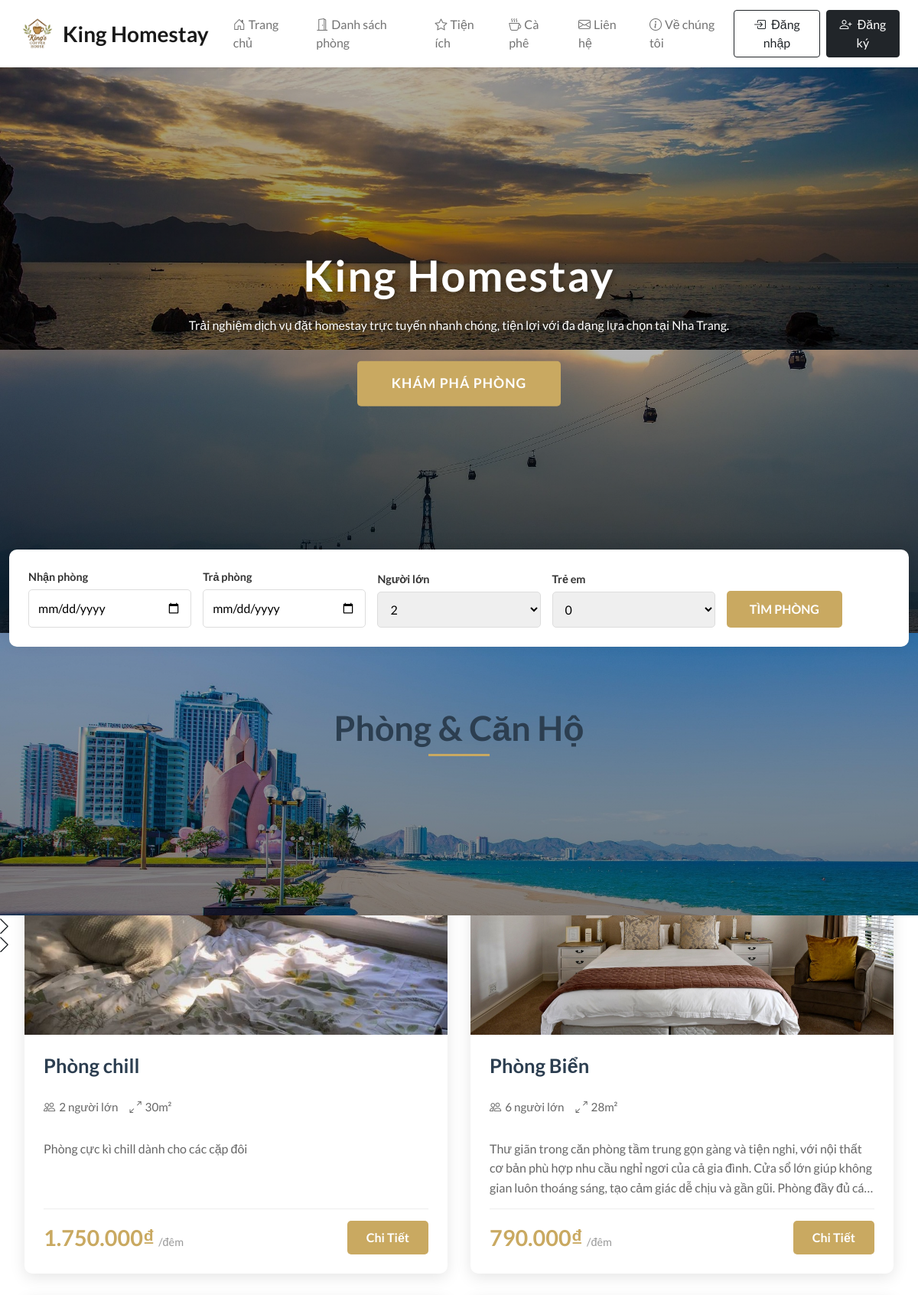
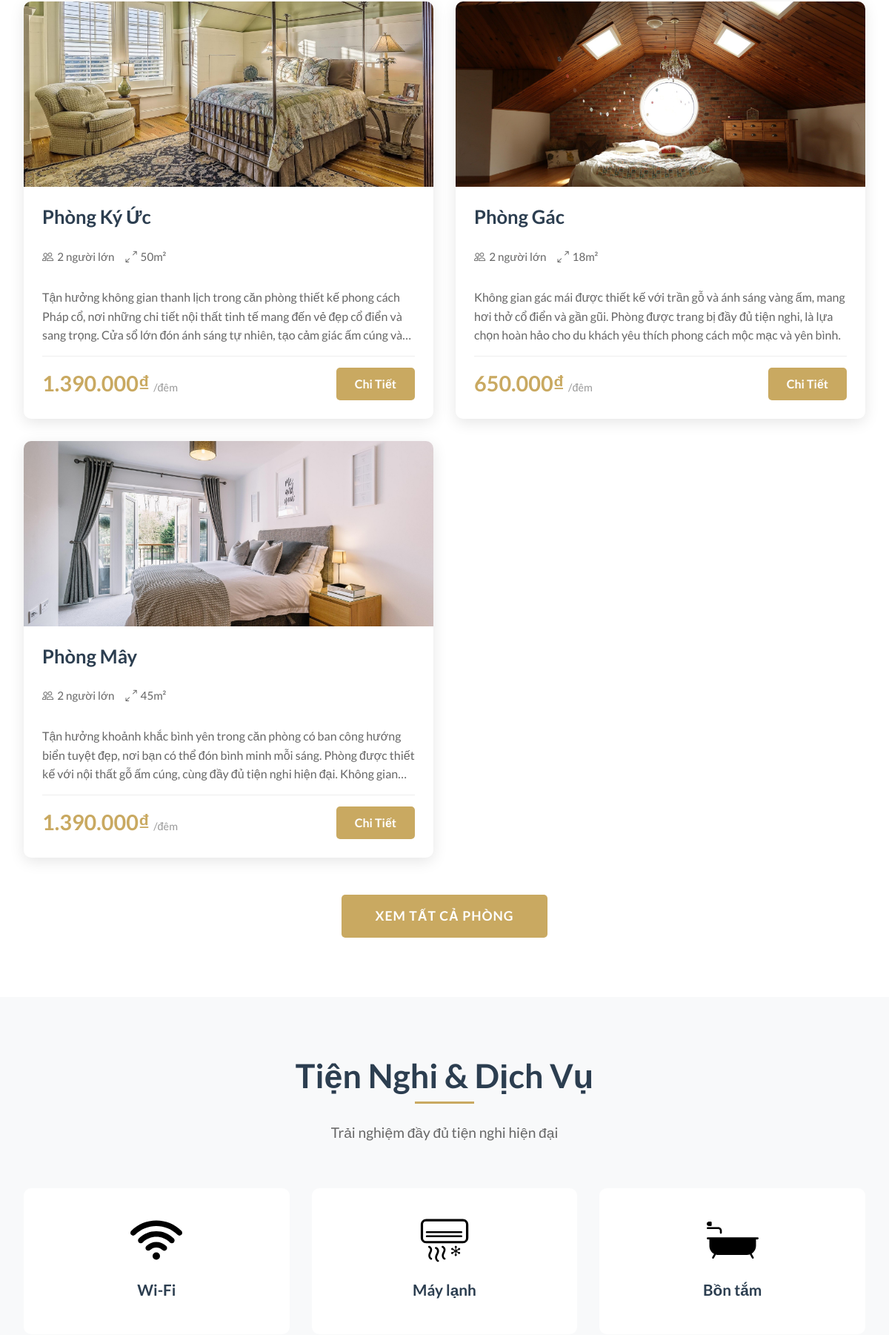
The page / (upper part) on the database its author committed (2 pictures, top to bottom).
### tables this page shows
CREATE TABLE `settings` (
  `sr_no` int(11) NOT NULL,
  `site_title` varchar(50) NOT NULL,
  `site_about` varchar(250) NOT NULL,
  `shutdown` tinyint(1) NOT NULL
);

CREATE TABLE `carousel` (
  `sr_no` int(11) NOT NULL,
  `image` varchar(150) NOT NULL
);

CREATE TABLE `rooms` (
  `id` int(11) NOT NULL,
  `name` varchar(150) NOT NULL,
  `area` int(11) NOT NULL,
  `price` int(11) NOT NULL,
  `quantity` int(11) NOT NULL,
  `adult` int(11) NOT NULL,
  `children` int(11) NOT NULL,
  `description` varchar(350) NOT NULL,
  `status` tinyint(4) NOT NULL DEFAULT 1,
  `removed` int(11) NOT NULL DEFAULT 0
);

CREATE TABLE `room_images` (
  `sr_no` int(11) NOT NULL,
  `room_id` int(11) NOT NULL,
  `image` varchar(150) NOT NULL,
  `thumb` tinyint(4) NOT NULL DEFAULT 0
);

CREATE TABLE `facilities` (
  `id` int(11) NOT NULL,
  `icon` varchar(100) NOT NULL,
  `name` varchar(50) NOT NULL,
  `description` varchar(250) NOT NULL
);

### admin/inc/db_config.php (called while the page is built, shortened)
<?php
  function select($sql, $values, $datatypes) {
    $con = $GLOBALS['con'];
    if($stmt = mysqli_prepare($con, $sql)){
      mysqli_stmt_bind_param($stmt, $datatypes, ...$values);
      if(mysqli_stmt_execute($stmt)){
        $res = mysqli_stmt_get_result($stmt);
        return $res;
      }
      else{
        mysqli_stmt_close($stmt);
        die("Query cannot be executed - Execute");
      }
    }
    else{
      die("Query cannot be executed - Select");
    }
  }
?>

### index.php (the view, shortened to what this page needs)
<!DOCTYPE html>
<html lang="vi">
<head>
  <link rel="stylesheet" href="https://unpkg.com/swiper@7/swiper-bundle.min.css">
  <?php require('inc/links.php'); ?>
</head>
<body>
  <?php require('inc/header.php'); ?>
  <section class="hero-carousel">
    <div class="swiper swiper-hero">
      <div class="swiper-wrapper">
        <?php
          while($carousel = mysqli_fetch_assoc($carousel_res)) {
            $image_path = CAROUSEL_IMG_PATH . $carousel['image'];
            echo <<<SLIDE
              <div class="swiper-slide">
                <img src="{$image_path}" alt="Hero Image">
                <div class="hero-overlay"></div>
              </div>
            SLIDE;
          }
        ?>
      </div>
      <div class="swiper-button-next"></div>
      <div class="swiper-button-prev"></div>
    </div>
    <div class="hero-content">
      <h1 class="hero-title"><?php echo $settings_r['site_title']; ?></h1>
      <p class="hero-subtitle"><?php echo $settings_r['site_about']; ?></p>
      <a href="#rooms" class="hero-btn">Khám Phá Phòng</a>
    </div>
  </section>
  <div class="container">
    <div class="booking-bar">
      <form class="booking-form" action="rooms.php" method="GET">
        <div class="form-group">
          <label>Nhận phòng</label>
          <input type="date" name="checkin" required>
        </div>
        <div class="form-group">
          <label>Trả phòng</label>
          <input type="date" name="checkout" required>
        </div>
        <div class="form-group">
          <label>Người lớn</label>
          <select name="adult">
            <option value="2" selected>2</option>
          </select>
        </div>
        <div class="form-group">
          <label>Trẻ em</label>
          <select name="children">
            <option value="0" selected>0</option>
          </select>
        </div>
        <div class="form-group">
          <button type="submit" class="booking-btn">Tìm Phòng</button>
        </div>
      </form>
    </div>
  </div>
  <section class="section" id="rooms">
    <div class="container">
      <div class="section-header">
        <h2 class="section-title">Phòng & Căn Hộ</h2>
        <p class="section-subtitle">Khám phá không gian nghỉ dưỡng lý tưởng của chúng tôi</p>
      </div>
      <div class="rooms-grid">
        <?php
          while($room = mysqli_fetch_assoc($rooms_res)) {
            $room_thumb_q = "SELECT * FROM `room_images` WHERE `room_id`='{$room['id']}' AND `thumb`='1'";
            $room_thumb_res = mysqli_query($con, $room_thumb_q);
            $room_thumb = mysqli_fetch_assoc($room_thumb_res);
            $thumb_path = ROOMS_IMG_PATH . $room_thumb['image'];
            $price = number_format($room['price'], 0, ',', '.');
            echo <<<ROOM
              <div class="room-card">
                <img src="{$thumb_path}" alt="{$room['name']}" class="room-image">
                <div class="room-info">
                  <h3 class="room-title">{$room['name']}</h3>
                  <div class="room-features">
                    <div class="room-feature">
                      <i class="bi bi-people"></i>
                      <span>{$room['adult']} người lớn</span>
                    </div>
                    <div class="room-feature">
                      <i class="bi bi-arrows-angle-expand"></i>
                      <span>{$room['area']}m²</span>
                    </div>
                  </div>
                  <p class="room-desc">{$room['description']}</p>
                  <div class="room-footer">
                    <div class="room-price">
                      {$price}₫ <span>/đêm</span>
                    </div>
                    <a href="room_details.php?id={$room['id']}" class="room-btn">Chi Tiết</a>
                  </div>
                </div>
              </div>
            ROOM;
          }
        ?>
      </div>
      </div>
      <div style="text-align: center; margin-top: 50px;">
        <a href="rooms.php" class="hero-btn">Xem Tất Cả Phòng</a>
      </div>
  </section>
  <section class="section section-dark">
    <div class="container">
      <div class="section-header">
        <h2 class="section-title">Tiện Nghi & Dịch Vụ</h2>
        <p class="section-subtitle">Trải nghiệm đầy đủ tiện nghi hiện đại</p>
      </div>
      <div class="facilities-grid">
        <?php
          while($facility = mysqli_fetch_assoc($facilities_res)) {
            $icon_path = FACILITIES_IMG_PATH . $facility['icon'];
            echo <<<FACILITY
              <div class="facility-card">
                <div class="facility-icon">
                  <img src="{$icon_path}" alt="{$facility['name']}">
                </div>
                <h3 class="facility-title">{$facility['name']}</h3>
              </div>
            FACILITY;
          }
        ?>
      </div>
    </div>
  </section>
</body>
</html>

### inc/header.php (shortened to what this page needs)
<nav id="nav-bar" class="navbar navbar-expand-lg navbar-light bg-white shadow-sm sticky-top">
  <div class="container-fluid px-lg-4">
    <a class="navbar-brand d-flex align-items-center fw-bold fs-3 h-font order-lg-1" href="index.php">
      <img src="images/logohm.png" alt="Logo" width="50" height="50" class="me-2">
      <span class="d-none d-lg-inline"><?php echo $settings_r['site_title'] ?></span>
    </a>
    <div class="d-flex align-items-center order-lg-3 ms-auto">
      <?php
        if(isset($_SESSION['login']) && $_SESSION['login']==true)
        {
          $path = USERS_IMG_PATH;
          echo<<<data
            <div class="dropdown">
              <button class="btn btn-light shadow-none d-flex align-items-center dropdown-toggle" type="button" data-bs-toggle="dropdown" aria-expanded="false">
                <img src="$path$_SESSION[uPic]" style="width: 35px; height: 35px;" class="rounded-circle me-2">
                <span class="d-none d-md-inline">$_SESSION[uName]</span>
              </button>
              <ul class="dropdown-menu dropdown-menu-end shadow">
                <li><a class="dropdown-item" href="profile.php"><i class="bi bi-person me-2"></i>Hồ sơ cá nhân</a></li>
                <li><a class="dropdown-item" href="bookings.php"><i class="bi bi-calendar-check me-2"></i>Lịch sử đặt phòng</a></li>
                <li><hr class="dropdown-divider"></li>
                <li><a class="dropdown-item text-danger" href="logout.php"><i class="bi bi-box-arrow-right me-2"></i>Đăng xuất</a></li>
              </ul>
            </div>
          data;
        }
        else
        {
          echo<<<data
            <button type="button" class="btn btn-outline-dark shadow-none me-2" data-bs-toggle="modal" data-bs-target="#loginModal">
              <i class="bi bi-box-arrow-in-right me-1"></i>
              <span class="d-none d-sm-inline">Đăng nhập</span>
            </button>
            <button type="button" class="btn btn-dark shadow-none" data-bs-toggle="modal" data-bs-target="#registerModal">
              <i class="bi bi-person-plus me-1"></i>
              <span class="d-none d-sm-inline">Đăng ký</span>
            </button>
          data;
        }
      ?>
    </div>
    <div class="collapse navbar-collapse order-lg-2" id="navbarSupportedContent">
      <ul class="navbar-nav me-auto mb-2 mb-lg-0">
        <li class="nav-item">
          <a class="nav-link px-3" href="index.php">
            <i class="bi bi-house-door me-1"></i>Trang chủ
          </a>
        </li>
        <li class="nav-item">
          <a class="nav-link px-3" href="rooms.php">
            <i class="bi bi-door-open me-1"></i>Danh sách phòng
          </a>
        </li>
        <li class="nav-item">
          <a class="nav-link px-3" href="facilities.php">
            <i class="bi bi-star me-1"></i>Tiện ích
          </a>
        </li>
        <li class="nav-item">
          <a class="nav-link px-3" href="coffee.php">
            <i class="bi bi-cup-hot me-1"></i>Cà phê
          </a>
        </li>
        <li class="nav-item">
          <a class="nav-link px-3" href="contact.php">
            <i class="bi bi-envelope me-1"></i>Liên hệ
          </a>
        </li>
        <li class="nav-item">
          <a class="nav-link px-3" href="about.php">
            <i class="bi bi-info-circle me-1"></i>Về chúng tôi
          </a>
        </li>
      </ul>
    </div>
  </div>
</nav>

### css/common.css (style rules this page uses)
:root { --teal: #2D6A4F; --teal_hover: #2D6A4F; }
* { font-family: 'Lato', sans-serif; }
.h-font { font-family: 'Merriweather', serif; }

### inc/header.php (style rules this page uses)
#nav-bar { padding: 0.75rem 0; transition: all 0.3s ease; }
.navbar-brand { font-size: 1.5rem; transition: transform 0.3s ease; }
.nav-link { font-weight: 500; position: relative; transition: color 0.3s ease; }
.nav-link::after { content: ''; position: absolute; bottom: 0; left: 50%; width: 0; height: 2px; background-color: #212529; transition: all 0.3s ease; transform: translateX(-50%); }

### rows shown on the page
settings: site_title "King Homestay", site_about "Trải nghiệm dịch vụ đặt homestay trực tuyến nhanh chóng, tiện lợi với đa dạng lựa chọn tại Nha Trang."
carousel: image (picture)
carousel: image (picture)
carousel: image (picture)
rooms: room_images.image (picture), name "Phòng chill", adult "2", area "30", description "Phòng cực kì chill dành cho các cặp đôi", price "1.750.000"
rooms: room_images.image (picture), name "Phòng Biển", adult "6", area "28", description "Thư giãn trong căn phòng tầm trung gọn gàng và tiện nghi, với nội thất cơ bản phù hợp nhu cầu nghỉ ngơi của cả gia đình. Cửa sổ lớn giúp không gian luôn thoáng sáng, tạo cảm giác dễ chịu và gần gũi. Phòng đầy đủ…", price "790.000"
rooms: room_images.image (picture), name "Phòng Ký Ức", adult "2", area "50", description "Tận hưởng không gian thanh lịch trong căn phòng thiết kế phong cách Pháp cổ, nơi những chi tiết nội thất tinh tế mang đến vẻ đẹp cổ điển và sang trọng. Cửa sổ lớn đón ánh sáng tự nhiên, tạo cảm giác ấm cúng…", price "1.390.000"
rooms: room_images.image (picture), name "Phòng Gác", adult "2", area "18", description "Không gian gác mái được thiết kế với trần gỗ và ánh sáng vàng ấm, mang hơi thở cổ điển và gần gũi. Phòng được trang bị đầy đủ tiện nghi, là lựa chọn hoàn hảo cho du khách yêu thích phong cách mộc mạc và yên bình.", price "650.000"
rooms: room_images.image (picture), name "Phòng Mây", adult "2", area "45", description "Tận hưởng khoảnh khắc bình yên trong căn phòng có ban công hướng biển tuyệt đẹp, nơi bạn có thể đón bình minh mỗi sáng. Phòng được thiết kế với nội thất gỗ ấm cúng, cùng đầy đủ tiện nghi hiện đại. Không…", price "1.390.000"
facilities: icon (picture), name "Wi-Fi"
facilities: icon (picture), name "Máy lạnh"
facilities: icon (picture), name "Bồn tắm"
